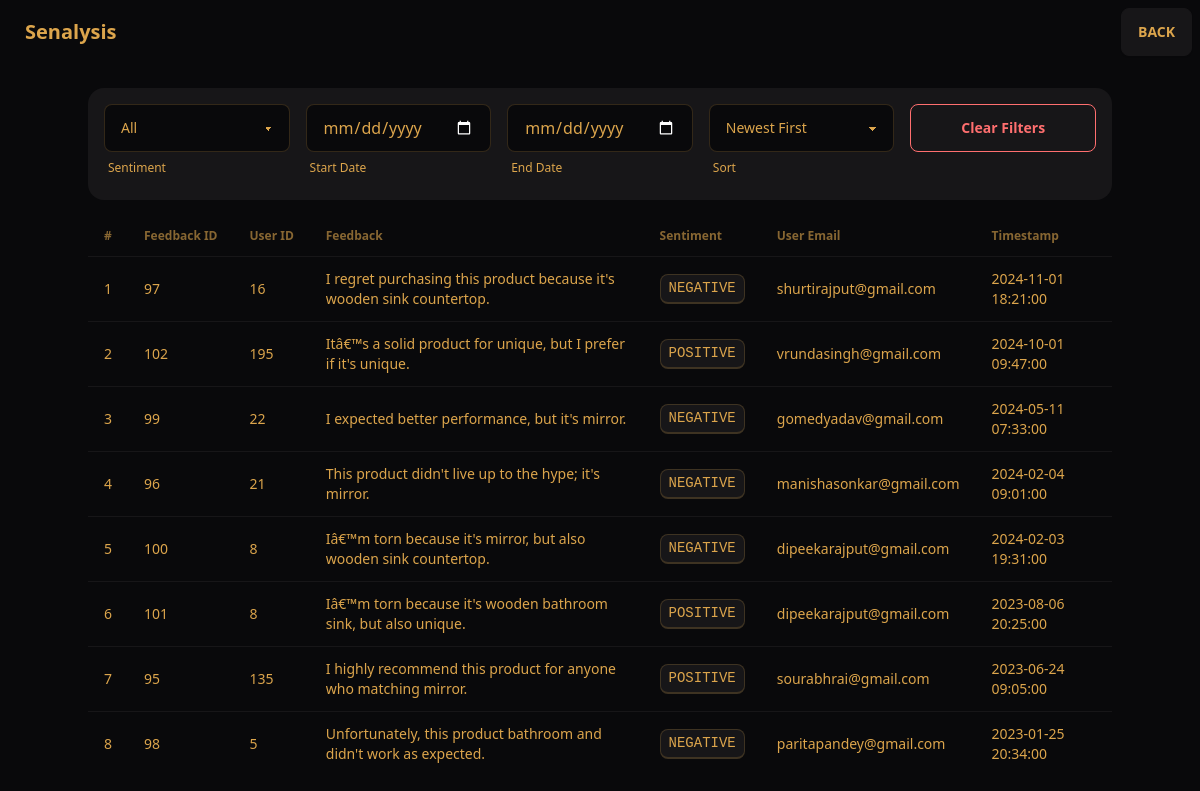
The app's page /feedbacks/15 with its own data.
### tables this page shows
CREATE TABLE "feedback" (
    fid INTEGER PRIMARY KEY AUTOINCREMENT,
    uid INTEGER,
    pid INTEGER,
    feedback TEXT,
    timestamp TEXT DEFAULT CURRENT_TIMESTAMP,
    sentiment TEXT,
    FOREIGN KEY (uid) REFERENCES users (uid),
    FOREIGN KEY (pid) REFERENCES products (pid)
);

CREATE TABLE users (
    uid INTEGER PRIMARY KEY AUTOINCREMENT,
    fname TEXT,
    lname TEXT,
    email TEXT,
    pwd TEXT,
    gender TEXT,
    height REAL,
    weight REAL,
    dob TEXT,
    state TEXT,
    city TEXT
);

### app.py (the view)
@app.route('/feedbacks/<pid>')
def feedbacks(pid):
    conn = get_db_connection()
    cursor = conn.cursor()
    cursor.execute("""
        SELECT f.fid, f.uid, f.feedback, f.sentiment, f.timestamp, u.email
        FROM feedback f
        JOIN users u ON f.uid = u.uid
        WHERE f.pid = ?
        ORDER BY f.timestamp DESC
    """, (pid,))
    feedbacks = cursor.fetchall()
    conn.close()
    return render_template('feedbacks.html', pid=pid, feedbacks=feedbacks)

### app.py (called while the page is built)
def get_db_connection():
    conn = sqlite3.connect(DATABASE)
    conn.row_factory = sqlite3.Row
    return conn

### templates/feedbacks.html (shortened to what this page needs)
{% extends "base.html" %}
{% block content %}
<div class="container mx-auto">
  <h2 class="text-2xl font-semibold text-center mb-6 bg-neutral text-white p-4 rounded-lg">
  </h2>
<div class="filters bg-base-200 p-4 rounded-box mb-4">
    <div class="grid grid-cols-5 gap-4">
      <div>
        <select id="sentiment-filter" class="select select-bordered w-full">
          <option value="all" selected>All</option>
        </select>
        <div class="label">
            <span class="label-text-alt">Sentiment</span>
          </div>
      </div>
      <div class="form-control w-full">
        <input id="start-date" type="date" class="input input-bordered w-full">
        <div class="label">
          <span class="label-text-alt">Start Date</span>
        </div>
      </div>
      <div class="form-control w-full">
        <input id="end-date" type="date" class="input input-bordered w-full">
        <div class="label">
          <span class="label-text-alt">End Date</span>
        </div>
      </div>
      <div>
        <select id="sort-order" class="select select-bordered w-full">
          <option value="desc" selected>Newest First</option>
        </select>
        <div class="label">
            <span class="label-text-alt">Sort</span>
          </div>
      </div>
      <div>
        <button id="clear-filters" class="btn btn-outline btn-error w-full">
          Clear Filters
        </button>
      </div>
    </div>
  </div>
  <table class="table w-full">
    <thead>
      <tr>
        <th>#</th>
        <th>Feedback ID</th>
        <th>User ID</th>
        <th>Feedback</th>
        <th>Sentiment</th>
        <th>User Email</th>
        <th>Timestamp</th>
      </tr>
    </thead>
    <tbody id="feedbacks-table">
      {% for feedback in feedbacks %}
      <tr>
        <td>{{ loop.index }}</td>
        <td>{{ feedback.fid }}</td>
        <td>{{ feedback.uid }}</td>
        <td>{{ feedback.feedback }}</td>
        <td>
          <kbd class="kbd">{{ feedback.sentiment }}</kbd>
        </td>
        <td>{{ feedback.email }}</td>
        <td>{{ feedback.timestamp }}</td>
      </tr>
      {% else %}
      <tr>
        <td colspan="7" class="text-center text-gray-600">
          No feedback submitted yet.
        </td>
      </tr>
      {% endfor %}
    </tbody>
  </table>
</div>
{% endblock %}

### templates/base.html (style rules this page uses)
:root { color-scheme: dark; --pc: 20% 0 0; --sc: 85.5163% 0.012821 261.069149; --ac: 87.3349% 0.010348 338.82597; --inc: 15.8122% 0.024356 237.133883; --suc: 15.6239% 0.038579 132.154381; --wac: 17.2255% 0.027305 102.89115; --erc: 14.3506% 0.035271 22.568916; --rounded-box: 1rem; --rounded-btn: 0.5rem; --rounded-badge: 1.9rem; --animation-btn: 0.25s; --animation-input: .2s; --btn-focus-scale: 0.95; --border-btn: 1px; --tab-border: 1px; --tab-radius: 0.5rem; --p: 100% 0 0; --s: 27.5815% 0.064106 261.069149; --a: 36.6744% 0.051741 338.82597; --n: 24.27% 0.057015 59.825019; --nc: 93.2033% 0.089631 90.861683; --b1: 14.0765% 0.004386 285.822869; --b2: 20.2191% 0.004211 308.22937; --b3: 29.8961% 0.003818 308.318612; --bc: 75.6879% 0.123666 76.890484; --in: 79.0612% 0.121778 237.133883; --su: 78.1197% 0.192894 132.154381; --wa: 86.1274% 0.136524 102.89115; --er: 71.7531% 0.176357 22.568916 }

### records on screen
feedback: fid "97", uid "16", feedback "I regret purchasing this product because it's wooden sink countertop.", sentiment "NEGATIVE", email "shurtirajput@gmail.com", timestamp "2024-11-01 18:21:00"
feedback: fid "102", uid "195", feedback "Itâ€™s a solid product for unique, but I prefer if it's unique.", sentiment "POSITIVE", email "vrundasingh@gmail.com", timestamp "2024-10-01 09:47:00"
feedback: fid "99", uid "22", feedback "I expected better performance, but it's mirror.", sentiment "NEGATIVE", email "gomedyadav@gmail.com", timestamp "2024-05-11 07:33:00"
feedback: fid "96", uid "21", feedback "This product didn't live up to the hype; it's mirror.", sentiment "NEGATIVE", email "manishasonkar@gmail.com", timestamp "2024-02-04 09:01:00"
feedback: fid "100", uid "8", feedback "Iâ€™m torn because it's mirror, but also wooden sink countertop.", sentiment "NEGATIVE", email "dipeekarajput@gmail.com", timestamp "2024-02-03 19:31:00"
feedback: fid "101", uid "8", feedback "Iâ€™m torn because it's wooden bathroom sink, but also unique.", sentiment "POSITIVE", email "dipeekarajput@gmail.com", timestamp "2023-08-06 20:25:00"
feedback: fid "95", uid "135", feedback "I highly recommend this product for anyone who matching mirror.", sentiment "POSITIVE", email "sourabhrai@gmail.com", timestamp "2023-06-24 09:05:00"
feedback: fid "98", uid "5", feedback "Unfortunately, this product bathroom and didn't work as expected.", sentiment "NEGATIVE", email "paritapandey@gmail.com", timestamp "2023-01-25 20:34:00"
